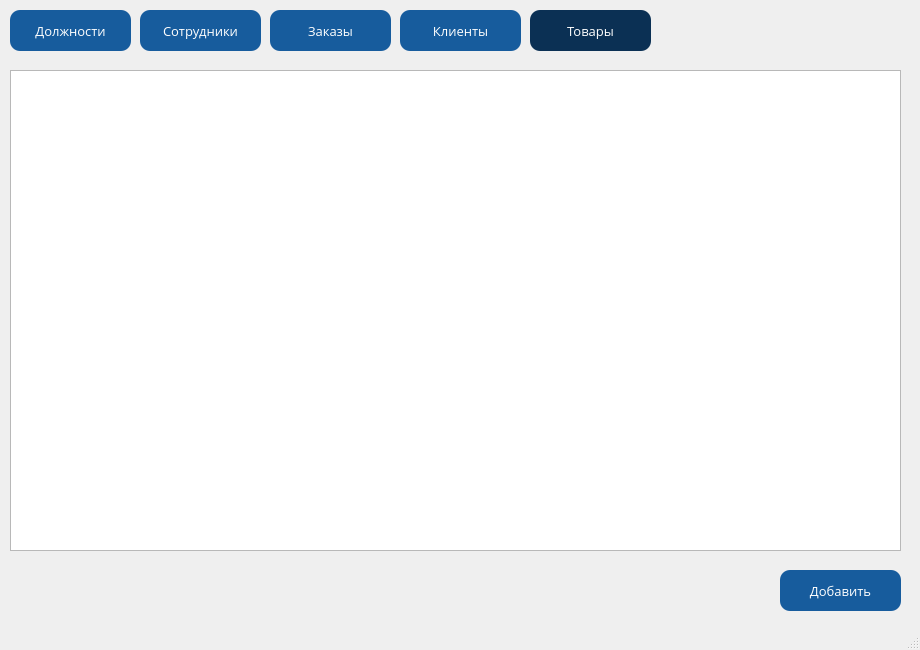
<?xml version="1.0" encoding="UTF-8"?>
<ui version="4.0">
 <class>products</class>
 <widget class="QMainWindow" name="products">
  <property name="windowModality">
   <enum>Qt::NonModal</enum>
  </property>
  <property name="geometry">
   <rect>
    <x>0</x>
    <y>0</y>
    <width>920</width>
    <height>650</height>
   </rect>
  </property>
  <property name="font">
   <font>
    <family>Open Sans</family>
    <pointsize>10</pointsize>
   </font>
  </property>
  <property name="contextMenuPolicy">
   <enum>Qt::NoContextMenu</enum>
  </property>
  <property name="windowTitle">
   <string>Приложение</string>
  </property>
  <property name="windowIcon">
   <iconset>
    <normaloff>logo.png</normaloff>logo.png</iconset>
  </property>
  <property name="toolButtonStyle">
   <enum>Qt::ToolButtonIconOnly</enum>
  </property>
  <property name="dockNestingEnabled">
   <bool>false</bool>
  </property>
  <widget class="QWidget" name="centralwidget">
   <widget class="QTableView" name="tableView">
    <property name="geometry">
     <rect>
      <x>10</x>
      <y>70</y>
      <width>891</width>
      <height>481</height>
     </rect>
    </property>
   </widget>
   <widget class="QPushButton" name="pushButton">
    <property name="enabled">
     <bool>true</bool>
    </property>
    <property name="geometry">
     <rect>
      <x>10</x>
      <y>10</y>
      <width>121</width>
      <height>41</height>
     </rect>
    </property>
    <property name="styleSheet">
     <string notr="true">QPushButton {
    border-radius:  10px;
    background-color:  rgb(23, 92, 157);
    color:  rgb(255, 255, 255);
	font: 10pt &quot;Open Sans&quot;;
}

QPushButton:pressed {
    background-color:  rgb(11, 48, 84);
}</string>
    </property>
    <property name="text">
     <string>Должности</string>
    </property>
   </widget>
   <widget class="QPushButton" name="pushButton_2">
    <property name="enabled">
     <bool>true</bool>
    </property>
    <property name="geometry">
     <rect>
      <x>140</x>
      <y>10</y>
      <width>121</width>
      <height>41</height>
     </rect>
    </property>
    <property name="styleSheet">
     <string notr="true">QPushButton {
    border-radius:  10px;
    background-color:  rgb(23, 92, 157);
    color:  rgb(255, 255, 255);
	font: 10pt &quot;Open Sans&quot;;
}

QPushButton:pressed {
    background-color:  rgb(11, 48, 84);
}</string>
    </property>
    <property name="text">
     <string>Сотрудники</string>
    </property>
    <property name="checkable">
     <bool>false</bool>
    </property>
    <property name="autoRepeat">
     <bool>false</bool>
    </property>
    <property name="autoExclusive">
     <bool>false</bool>
    </property>
   </widget>
   <widget class="QPushButton" name="pushButton_3">
    <property name="enabled">
     <bool>true</bool>
    </property>
    <property name="geometry">
     <rect>
      <x>270</x>
      <y>10</y>
      <width>121</width>
      <height>41</height>
     </rect>
    </property>
    <property name="styleSheet">
     <string notr="true">QPushButton {
    border-radius:  10px;
    background-color:  rgb(23, 92, 157);
    color:  rgb(255, 255, 255);
	font: 10pt &quot;Open Sans&quot;;
}

QPushButton:pressed {
    background-color:  rgb(11, 48, 84);
}</string>
    </property>
    <property name="text">
     <string>Заказы</string>
    </property>
   </widget>
   <widget class="QPushButton" name="pushButton_4">
    <property name="enabled">
     <bool>true</bool>
    </property>
    <property name="geometry">
     <rect>
      <x>400</x>
      <y>10</y>
      <width>121</width>
      <height>41</height>
     </rect>
    </property>
    <property name="styleSheet">
     <string notr="true">QPushButton {
    border-radius:  10px;
    background-color:  rgb(23, 92, 157);
    color:  rgb(255, 255, 255);
	font: 10pt &quot;Open Sans&quot;;
}

QPushButton:pressed {
    background-color:  rgb(11, 48, 84);
}</string>
    </property>
    <property name="text">
     <string>Клиенты</string>
    </property>
   </widget>
   <widget class="QPushButton" name="pushButton_5">
    <property name="enabled">
     <bool>false</bool>
    </property>
    <property name="geometry">
     <rect>
      <x>530</x>
      <y>10</y>
      <width>121</width>
      <height>41</height>
     </rect>
    </property>
    <property name="styleSheet">
     <string notr="true">QPushButton {
    border-radius:  10px;
    background-color:  rgb(11, 48, 84);
    color:  rgb(255, 255, 255);
}</string>
    </property>
    <property name="text">
     <string>Товары</string>
    </property>
   </widget>
   <widget class="QPushButton" name="pushButton_6">
    <property name="geometry">
     <rect>
      <x>780</x>
      <y>570</y>
      <width>121</width>
      <height>41</height>
     </rect>
    </property>
    <property name="styleSheet">
     <string notr="true">QPushButton {
    border-radius:  10px;
    background-color:  rgb(23, 92, 157);
    color:  rgb(255, 255, 255);
	font: 10pt &quot;Open Sans&quot;;
}

QPushButton:pressed {
    background-color:  rgb(11, 48, 84);
}</string>
    </property>
    <property name="text">
     <string>Добавить</string>
    </property>
   </widget>
  </widget>
  <widget class="QMenuBar" name="menubar">
   <property name="geometry">
    <rect>
     <x>0</x>
     <y>0</y>
     <width>920</width>
     <height>21</height>
    </rect>
   </property>
  </widget>
  <widget class="QStatusBar" name="statusbar"/>
 </widget>
 <resources/>
 <connections/>
</ui>
